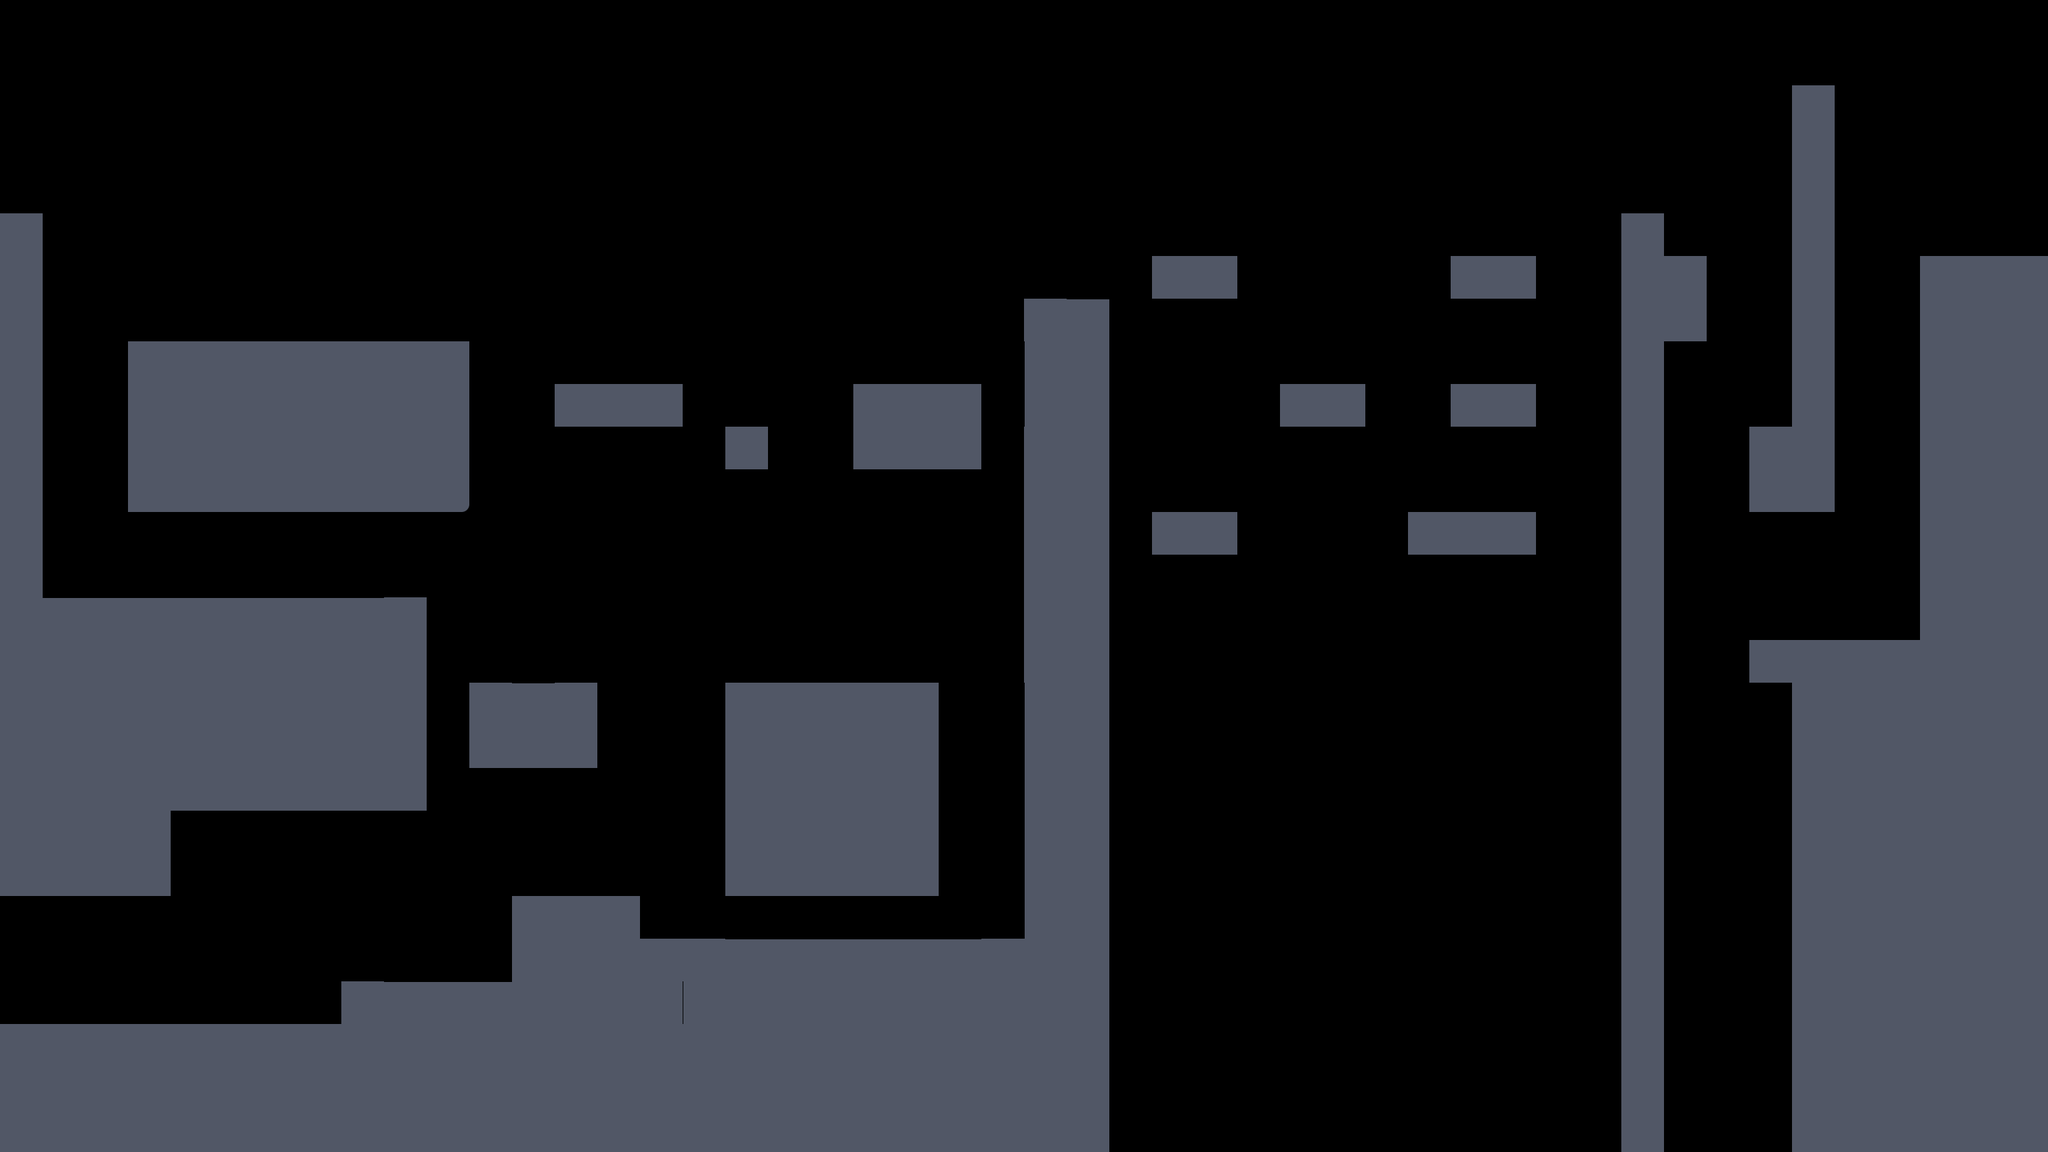

This is a level from a 2D game, rendered from its Tiled map with the project's own tilesets. A one-line summary and the complete map file follow:
An orthogonal 48x27 tile map with 64x64 px tiles, 1 tile layer (layer_platforms).

<map version="1.9" tiledversion="1.9.2" orientation="orthogonal" renderorder="right-down" width="48" height="27" tilewidth="64" tileheight="64" infinite="0" nextlayerid="3" nextobjectid="2">
 <tileset firstgid="1" name="placeholder test" tilewidth="64" tileheight="64" tilecount="2052" columns="38">
  <image source="../../assets/placeholder_test.png" trans="ff00ff" width="2480" height="3508" />
  <tile id="0">
   <properties>
    <property name="estSolide" type="bool" value="false" />
   </properties>
  </tile>
  <tile id="39">
   <properties>
    <property name="estSolide" type="bool" value="true" />
   </properties>
  </tile>
  <tile id="40">
   <properties>
    <property name="estSolide" type="bool" value="true" />
   </properties>
  </tile>
  <tile id="41">
   <properties>
    <property name="estSolide" type="bool" value="true" />
   </properties>
  </tile>
  <tile id="77">
   <properties>
    <property name="estSolide" type="bool" value="true" />
   </properties>
  </tile>
  <tile id="78">
   <properties>
    <property name="estSolide" type="bool" value="true" />
   </properties>
  </tile>
  <tile id="79">
   <properties>
    <property name="estSolide" type="bool" value="true" />
   </properties>
  </tile>
  <tile id="115">
   <properties>
    <property name="estSolide" type="bool" value="true" />
   </properties>
  </tile>
  <tile id="116">
   <properties>
    <property name="estSolide" type="bool" value="true" />
   </properties>
  </tile>
  <tile id="117">
   <properties>
    <property name="estSolide" type="bool" value="true" />
   </properties>
  </tile>
 </tileset>
 <layer id="1" name="layer_platforms" width="48" height="27">
  <data encoding="csv">
0,0,0,0,0,0,0,0,0,0,0,0,0,0,0,0,0,0,0,0,0,0,0,0,0,0,0,0,0,0,0,0,0,0,0,0,0,0,0,0,0,0,0,0,0,0,0,0,
0,0,0,0,0,0,0,0,0,0,0,0,0,0,0,0,0,0,0,0,0,0,0,0,0,0,0,0,0,0,0,0,0,0,0,0,0,0,0,0,0,0,0,0,0,0,0,0,
0,0,0,0,0,0,0,0,0,0,0,0,0,0,0,0,0,0,0,0,0,0,0,0,0,0,0,0,0,0,0,0,0,0,0,0,0,0,0,0,0,0,79,0,0,0,0,0,
0,0,0,0,0,0,0,0,0,0,0,0,0,0,0,0,0,0,0,0,0,0,0,0,0,0,0,0,0,0,0,0,0,0,0,0,0,0,0,0,0,0,79,0,0,0,0,0,
0,0,0,0,0,0,0,0,0,0,0,0,0,0,0,0,0,0,0,0,0,0,0,0,0,0,0,0,0,0,0,0,0,0,0,0,0,0,0,0,0,0,79,0,0,0,0,0,
79,0,0,0,0,0,0,0,0,0,0,0,0,0,0,0,0,0,0,0,0,0,0,0,0,0,0,0,0,0,0,0,0,0,0,0,0,0,79,0,0,0,79,0,0,0,0,0,
79,0,0,0,0,0,0,0,0,0,0,0,0,0,0,0,0,0,0,0,0,0,0,0,0,0,0,79,79,0,0,0,0,0,79,79,0,0,79,79,0,0,79,0,0,79,79,79,
80,0,0,0,0,0,0,0,0,0,0,0,0,0,0,0,0,0,0,0,0,0,0,0,79,41,0,0,0,0,0,0,0,0,0,0,0,0,79,79,0,0,79,0,0,79,79,79,
80,0,0,79,79,79,79,79,79,79,79,0,0,0,0,0,0,0,0,0,0,0,0,0,78,79,0,0,0,0,0,0,0,0,0,0,0,0,79,0,0,0,79,0,0,79,79,79,
80,0,0,79,79,79,79,79,79,79,79,0,0,79,79,79,0,0,0,0,79,79,79,0,78,79,0,0,0,0,79,79,0,0,79,79,0,0,79,0,0,0,79,0,0,79,79,79,
80,0,0,79,79,79,79,79,79,79,79,0,0,0,0,0,0,79,0,0,79,79,79,0,79,79,0,0,0,0,0,0,0,0,0,0,0,0,79,0,0,79,79,0,0,79,79,79,
80,0,0,79,117,117,117,117,117,117,118,0,0,0,0,0,0,0,0,0,0,0,0,0,79,79,0,0,0,0,0,0,0,0,0,0,0,0,79,0,0,79,79,0,0,79,79,79,
80,0,0,0,0,0,0,0,0,0,0,0,0,0,0,0,0,0,0,0,0,0,0,0,79,79,0,79,79,0,0,0,0,79,79,79,0,0,79,0,0,0,0,0,0,79,79,79,
80,0,0,0,0,0,0,0,0,0,0,0,0,0,0,0,0,0,0,0,0,0,0,0,79,79,0,0,0,0,0,0,0,0,0,0,0,0,79,0,0,0,0,0,0,79,79,79,
80,41,41,41,41,41,41,41,41,79,0,0,0,0,0,0,0,0,0,0,0,0,0,0,79,79,0,0,0,0,0,0,0,0,0,0,0,0,79,0,0,0,0,0,0,79,79,79,
79,79,79,79,79,79,79,79,79,80,0,0,0,0,0,0,0,0,0,0,0,0,0,0,79,79,0,0,0,0,0,0,0,0,0,0,0,0,79,0,0,79,79,79,79,79,79,79,
79,79,79,79,79,79,79,79,79,80,0,79,41,79,0,0,0,79,79,79,79,79,0,0,78,79,0,0,0,0,0,0,0,0,0,0,0,0,79,0,0,0,79,79,79,79,79,79,
117,117,79,79,117,117,79,79,79,79,0,79,79,79,0,0,0,79,79,79,79,79,0,0,78,79,0,0,0,0,0,0,0,0,0,0,0,0,79,0,0,0,79,79,79,79,79,79,
79,79,79,79,79,79,79,79,79,79,0,0,0,0,0,0,0,79,117,117,117,79,0,0,78,79,0,0,0,0,0,0,0,0,0,0,0,0,79,0,0,0,79,79,79,79,79,79,
79,79,79,79,0,0,0,0,0,0,0,0,0,0,0,0,0,79,79,79,79,79,0,0,78,79,0,0,0,0,0,0,0,0,0,0,0,0,79,0,0,0,79,79,79,79,79,79,
79,79,79,79,0,0,0,0,0,0,0,0,0,0,0,0,0,79,79,79,79,79,0,0,78,79,0,0,0,0,0,0,0,0,0,0,0,0,79,0,0,0,79,79,79,79,79,79,
0,0,0,0,0,0,0,0,0,0,0,0,79,79,79,0,0,0,0,0,0,0,0,0,78,79,0,0,0,0,0,0,0,0,0,0,0,0,79,0,0,0,79,79,79,79,79,79,
0,0,0,0,0,0,0,0,0,0,0,0,79,79,80,79,79,41,41,41,41,41,41,79,79,79,0,0,0,0,0,0,0,0,0,0,0,0,79,0,0,0,79,79,79,79,79,79,
0,0,0,0,0,0,0,0,79,41,41,41,79,79,80,79,78,79,79,79,79,79,79,79,79,79,0,0,0,0,0,0,0,0,0,0,0,0,79,0,0,0,79,79,79,79,79,79,
79,79,79,79,79,79,79,79,79,79,79,79,79,79,79,79,79,79,79,79,79,79,79,79,79,79,0,0,0,0,0,0,0,0,0,0,0,0,79,0,0,0,79,79,79,79,79,79,
79,79,79,79,79,79,79,79,79,79,79,79,79,79,79,79,79,79,79,79,79,79,79,79,79,79,0,0,0,0,0,0,0,0,0,0,0,0,79,0,0,0,79,79,79,79,79,79,
79,79,79,79,79,79,79,79,79,79,79,79,79,79,79,79,79,79,79,79,79,79,79,79,79,79,0,0,0,0,0,0,0,0,0,0,0,0,79,0,0,0,79,79,79,79,79,79
</data>
 </layer>
 <objectgroup id="2" name="Calque d'Objets 1" />
</map>
